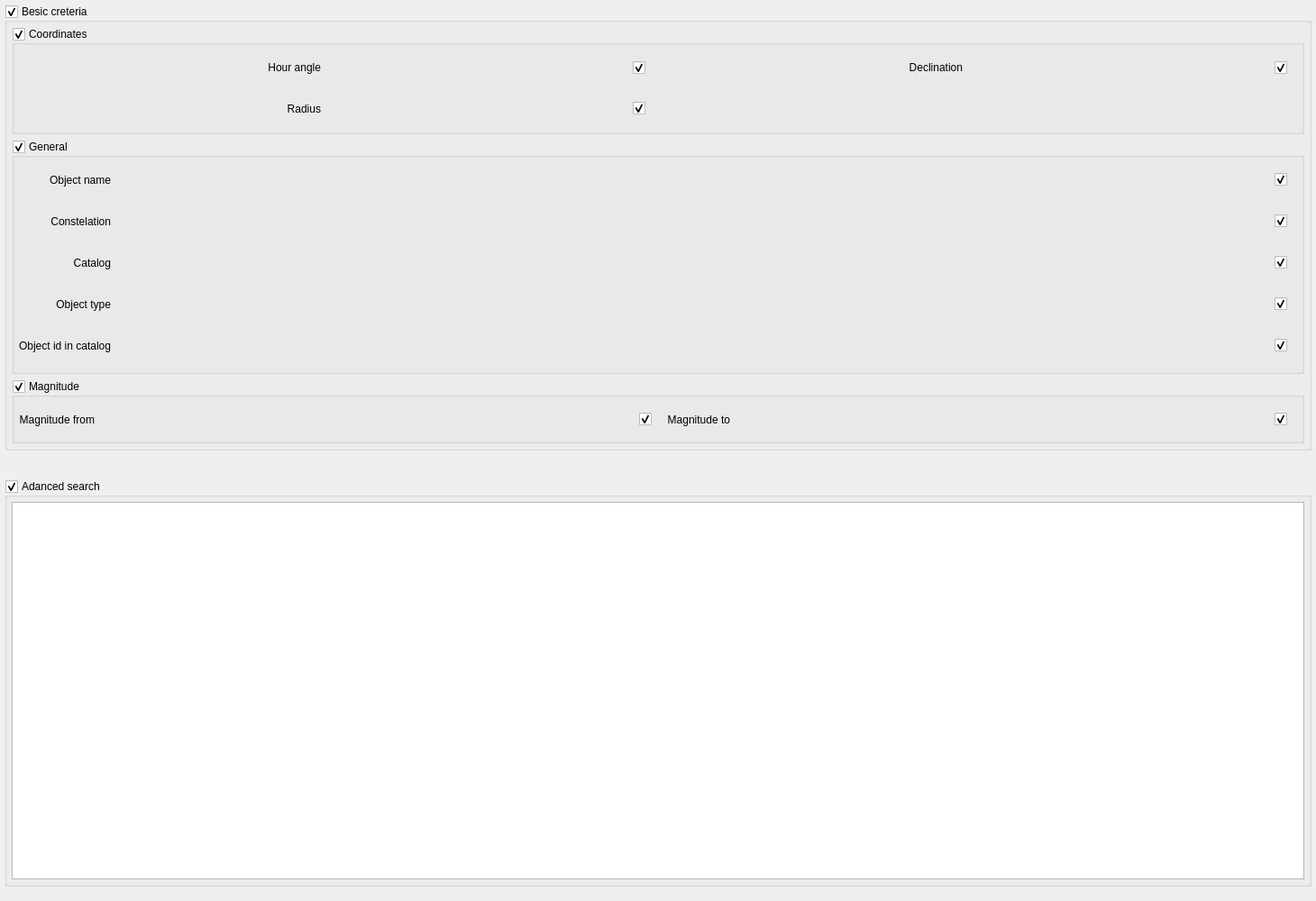
<?xml version="1.0" encoding="UTF-8"?>
<ui version="4.0">
 <class>tlinsWAstroDatabaseSearch3</class>
 <widget class="QWidget" name="tlinsWAstroDatabaseSearch3">
  <property name="geometry">
   <rect>
    <x>0</x>
    <y>0</y>
    <width>1460</width>
    <height>1000</height>
   </rect>
  </property>
  <property name="sizePolicy">
   <sizepolicy hsizetype="Expanding" vsizetype="Preferred">
    <horstretch>0</horstretch>
    <verstretch>0</verstretch>
   </sizepolicy>
  </property>
  <property name="minimumSize">
   <size>
    <width>0</width>
    <height>1000</height>
   </size>
  </property>
  <property name="maximumSize">
   <size>
    <width>16777215</width>
    <height>16777215</height>
   </size>
  </property>
  <property name="windowTitle">
   <string>Form</string>
  </property>
  <layout class="QVBoxLayout" name="verticalLayout">
   <property name="spacing">
    <number>32</number>
   </property>
   <property name="leftMargin">
    <number>5</number>
   </property>
   <property name="topMargin">
    <number>5</number>
   </property>
   <property name="rightMargin">
    <number>5</number>
   </property>
   <property name="bottomMargin">
    <number>16</number>
   </property>
   <item>
    <widget class="QGroupBox" name="gbBasic">
     <property name="sizePolicy">
      <sizepolicy hsizetype="Preferred" vsizetype="Minimum">
       <horstretch>0</horstretch>
       <verstretch>0</verstretch>
      </sizepolicy>
     </property>
     <property name="minimumSize">
      <size>
       <width>200</width>
       <height>200</height>
      </size>
     </property>
     <property name="maximumSize">
      <size>
       <width>16777215</width>
       <height>16777215</height>
      </size>
     </property>
     <property name="font">
      <font>
       <weight>50</weight>
       <italic>false</italic>
       <bold>false</bold>
      </font>
     </property>
     <property name="title">
      <string>Besic creteria</string>
     </property>
     <property name="checkable">
      <bool>true</bool>
     </property>
     <layout class="QFormLayout" name="formLayout">
      <property name="leftMargin">
       <number>5</number>
      </property>
      <property name="topMargin">
       <number>5</number>
      </property>
      <property name="rightMargin">
       <number>5</number>
      </property>
      <property name="bottomMargin">
       <number>5</number>
      </property>
      <item row="0" column="0" colspan="2">
       <widget class="QGroupBox" name="gbCoordinate">
        <property name="sizePolicy">
         <sizepolicy hsizetype="Expanding" vsizetype="Preferred">
          <horstretch>0</horstretch>
          <verstretch>240</verstretch>
         </sizepolicy>
        </property>
        <property name="minimumSize">
         <size>
          <width>0</width>
          <height>0</height>
         </size>
        </property>
        <property name="maximumSize">
         <size>
          <width>16777215</width>
          <height>16777215</height>
         </size>
        </property>
        <property name="title">
         <string>Coordinates</string>
        </property>
        <property name="checkable">
         <bool>true</bool>
        </property>
        <layout class="QGridLayout" name="gridLayout">
         <property name="leftMargin">
          <number>5</number>
         </property>
         <property name="topMargin">
          <number>5</number>
         </property>
         <property name="rightMargin">
          <number>5</number>
         </property>
         <property name="bottomMargin">
          <number>5</number>
         </property>
         <item row="0" column="6">
          <widget class="QCheckBox" name="useDc">
           <property name="sizePolicy">
            <sizepolicy hsizetype="Expanding" vsizetype="Expanding">
             <horstretch>0</horstretch>
             <verstretch>0</verstretch>
            </sizepolicy>
           </property>
           <property name="minimumSize">
            <size>
             <width>0</width>
             <height>40</height>
            </size>
           </property>
           <property name="maximumSize">
            <size>
             <width>25</width>
             <height>16777215</height>
            </size>
           </property>
           <property name="inputMethodHints">
            <set>Qt::ImhDate</set>
           </property>
           <property name="text">
            <string/>
           </property>
           <property name="checked">
            <bool>true</bool>
           </property>
          </widget>
         </item>
         <item row="0" column="5">
          <widget class="tlinsWCoordinateDeclination" name="dc" native="true">
           <property name="sizePolicy">
            <sizepolicy hsizetype="Expanding" vsizetype="Expanding">
             <horstretch>0</horstretch>
             <verstretch>0</verstretch>
            </sizepolicy>
           </property>
           <property name="minimumSize">
            <size>
             <width>0</width>
             <height>40</height>
            </size>
           </property>
           <property name="maximumSize">
            <size>
             <width>16777215</width>
             <height>16777215</height>
            </size>
           </property>
          </widget>
         </item>
         <item row="0" column="1">
          <widget class="tlinsWCoordinateHourAngle" name="ra" native="true">
           <property name="sizePolicy">
            <sizepolicy hsizetype="Expanding" vsizetype="Expanding">
             <horstretch>0</horstretch>
             <verstretch>0</verstretch>
            </sizepolicy>
           </property>
           <property name="minimumSize">
            <size>
             <width>0</width>
             <height>40</height>
            </size>
           </property>
           <property name="maximumSize">
            <size>
             <width>16777215</width>
             <height>16777215</height>
            </size>
           </property>
          </widget>
         </item>
         <item row="2" column="0">
          <widget class="QLabel" name="label_3">
           <property name="sizePolicy">
            <sizepolicy hsizetype="Expanding" vsizetype="Minimum">
             <horstretch>0</horstretch>
             <verstretch>0</verstretch>
            </sizepolicy>
           </property>
           <property name="minimumSize">
            <size>
             <width>0</width>
             <height>40</height>
            </size>
           </property>
           <property name="text">
            <string>Radius</string>
           </property>
           <property name="alignment">
            <set>Qt::AlignRight|Qt::AlignTrailing|Qt::AlignVCenter</set>
           </property>
          </widget>
         </item>
         <item row="2" column="1">
          <widget class="tlinsWCoordinateDegris" name="deg" native="true">
           <property name="sizePolicy">
            <sizepolicy hsizetype="Expanding" vsizetype="Expanding">
             <horstretch>0</horstretch>
             <verstretch>0</verstretch>
            </sizepolicy>
           </property>
           <property name="minimumSize">
            <size>
             <width>0</width>
             <height>40</height>
            </size>
           </property>
           <property name="maximumSize">
            <size>
             <width>16777215</width>
             <height>16777215</height>
            </size>
           </property>
          </widget>
         </item>
         <item row="0" column="0">
          <widget class="QLabel" name="label_2">
           <property name="sizePolicy">
            <sizepolicy hsizetype="Expanding" vsizetype="Minimum">
             <horstretch>0</horstretch>
             <verstretch>0</verstretch>
            </sizepolicy>
           </property>
           <property name="minimumSize">
            <size>
             <width>0</width>
             <height>40</height>
            </size>
           </property>
           <property name="text">
            <string>Hour angle</string>
           </property>
           <property name="alignment">
            <set>Qt::AlignRight|Qt::AlignTrailing|Qt::AlignVCenter</set>
           </property>
          </widget>
         </item>
         <item row="2" column="3">
          <widget class="QCheckBox" name="useRadius">
           <property name="sizePolicy">
            <sizepolicy hsizetype="Expanding" vsizetype="Expanding">
             <horstretch>0</horstretch>
             <verstretch>0</verstretch>
            </sizepolicy>
           </property>
           <property name="minimumSize">
            <size>
             <width>0</width>
             <height>35</height>
            </size>
           </property>
           <property name="maximumSize">
            <size>
             <width>25</width>
             <height>35</height>
            </size>
           </property>
           <property name="text">
            <string/>
           </property>
           <property name="checked">
            <bool>true</bool>
           </property>
          </widget>
         </item>
         <item row="0" column="4">
          <widget class="QLabel" name="label_10">
           <property name="sizePolicy">
            <sizepolicy hsizetype="Expanding" vsizetype="Minimum">
             <horstretch>0</horstretch>
             <verstretch>0</verstretch>
            </sizepolicy>
           </property>
           <property name="minimumSize">
            <size>
             <width>0</width>
             <height>40</height>
            </size>
           </property>
           <property name="text">
            <string>Declination</string>
           </property>
           <property name="alignment">
            <set>Qt::AlignRight|Qt::AlignTrailing|Qt::AlignVCenter</set>
           </property>
          </widget>
         </item>
         <item row="0" column="3">
          <widget class="QCheckBox" name="useRa">
           <property name="sizePolicy">
            <sizepolicy hsizetype="Expanding" vsizetype="Expanding">
             <horstretch>0</horstretch>
             <verstretch>0</verstretch>
            </sizepolicy>
           </property>
           <property name="minimumSize">
            <size>
             <width>0</width>
             <height>40</height>
            </size>
           </property>
           <property name="maximumSize">
            <size>
             <width>25</width>
             <height>16777215</height>
            </size>
           </property>
           <property name="text">
            <string/>
           </property>
           <property name="checked">
            <bool>true</bool>
           </property>
          </widget>
         </item>
        </layout>
       </widget>
      </item>
      <item row="1" column="0" colspan="2">
       <widget class="QGroupBox" name="gbGeneral">
        <property name="sizePolicy">
         <sizepolicy hsizetype="Expanding" vsizetype="Preferred">
          <horstretch>0</horstretch>
          <verstretch>0</verstretch>
         </sizepolicy>
        </property>
        <property name="minimumSize">
         <size>
          <width>0</width>
          <height>0</height>
         </size>
        </property>
        <property name="maximumSize">
         <size>
          <width>16777215</width>
          <height>16777215</height>
         </size>
        </property>
        <property name="title">
         <string>General</string>
        </property>
        <property name="checkable">
         <bool>true</bool>
        </property>
        <layout class="QGridLayout" name="gridLayout_3">
         <property name="leftMargin">
          <number>5</number>
         </property>
         <property name="topMargin">
          <number>5</number>
         </property>
         <property name="rightMargin">
          <number>5</number>
         </property>
         <property name="bottomMargin">
          <number>8</number>
         </property>
         <item row="0" column="2">
          <widget class="QCheckBox" name="useObjectName">
           <property name="sizePolicy">
            <sizepolicy hsizetype="Preferred" vsizetype="Preferred">
             <horstretch>0</horstretch>
             <verstretch>0</verstretch>
            </sizepolicy>
           </property>
           <property name="minimumSize">
            <size>
             <width>25</width>
             <height>25</height>
            </size>
           </property>
           <property name="maximumSize">
            <size>
             <width>25</width>
             <height>25</height>
            </size>
           </property>
           <property name="text">
            <string/>
           </property>
           <property name="checked">
            <bool>true</bool>
           </property>
          </widget>
         </item>
         <item row="8" column="0">
          <widget class="QLabel" name="label">
           <property name="sizePolicy">
            <sizepolicy hsizetype="Preferred" vsizetype="Minimum">
             <horstretch>0</horstretch>
             <verstretch>0</verstretch>
            </sizepolicy>
           </property>
           <property name="minimumSize">
            <size>
             <width>0</width>
             <height>40</height>
            </size>
           </property>
           <property name="maximumSize">
            <size>
             <width>16777215</width>
             <height>40</height>
            </size>
           </property>
           <property name="text">
            <string>Object id in catalog</string>
           </property>
           <property name="alignment">
            <set>Qt::AlignRight|Qt::AlignTrailing|Qt::AlignVCenter</set>
           </property>
          </widget>
         </item>
         <item row="6" column="0">
          <widget class="QLabel" name="label_7">
           <property name="text">
            <string>Catalog</string>
           </property>
           <property name="alignment">
            <set>Qt::AlignRight|Qt::AlignTrailing|Qt::AlignVCenter</set>
           </property>
          </widget>
         </item>
         <item row="8" column="1">
          <widget class="tlinsWCatalogObjectType" name="objCatalogObjectId" native="true">
           <property name="sizePolicy">
            <sizepolicy hsizetype="Preferred" vsizetype="Minimum">
             <horstretch>0</horstretch>
             <verstretch>0</verstretch>
            </sizepolicy>
           </property>
           <property name="minimumSize">
            <size>
             <width>0</width>
             <height>40</height>
            </size>
           </property>
           <property name="maximumSize">
            <size>
             <width>16777215</width>
             <height>40</height>
            </size>
           </property>
          </widget>
         </item>
         <item row="0" column="1">
          <widget class="tlinsWObjectName" name="objName" native="true">
           <property name="sizePolicy">
            <sizepolicy hsizetype="Expanding" vsizetype="Minimum">
             <horstretch>0</horstretch>
             <verstretch>0</verstretch>
            </sizepolicy>
           </property>
           <property name="minimumSize">
            <size>
             <width>0</width>
             <height>40</height>
            </size>
           </property>
           <property name="maximumSize">
            <size>
             <width>16777215</width>
             <height>16777215</height>
            </size>
           </property>
          </widget>
         </item>
         <item row="2" column="2">
          <widget class="QCheckBox" name="useObjectConstelation">
           <property name="sizePolicy">
            <sizepolicy hsizetype="Preferred" vsizetype="Preferred">
             <horstretch>0</horstretch>
             <verstretch>0</verstretch>
            </sizepolicy>
           </property>
           <property name="minimumSize">
            <size>
             <width>25</width>
             <height>25</height>
            </size>
           </property>
           <property name="maximumSize">
            <size>
             <width>25</width>
             <height>25</height>
            </size>
           </property>
           <property name="text">
            <string/>
           </property>
           <property name="checked">
            <bool>true</bool>
           </property>
          </widget>
         </item>
         <item row="0" column="0">
          <widget class="QLabel" name="label_4">
           <property name="text">
            <string>Object name</string>
           </property>
           <property name="alignment">
            <set>Qt::AlignRight|Qt::AlignTrailing|Qt::AlignVCenter</set>
           </property>
          </widget>
         </item>
         <item row="8" column="2">
          <widget class="QCheckBox" name="useObjectIdInCatalog">
           <property name="sizePolicy">
            <sizepolicy hsizetype="Preferred" vsizetype="Preferred">
             <horstretch>0</horstretch>
             <verstretch>0</verstretch>
            </sizepolicy>
           </property>
           <property name="minimumSize">
            <size>
             <width>25</width>
             <height>25</height>
            </size>
           </property>
           <property name="maximumSize">
            <size>
             <width>25</width>
             <height>25</height>
            </size>
           </property>
           <property name="text">
            <string/>
           </property>
           <property name="checked">
            <bool>true</bool>
           </property>
          </widget>
         </item>
         <item row="6" column="1">
          <widget class="tlinsWAstroCatalog" name="objCatalog" native="true">
           <property name="sizePolicy">
            <sizepolicy hsizetype="Preferred" vsizetype="Minimum">
             <horstretch>0</horstretch>
             <verstretch>0</verstretch>
            </sizepolicy>
           </property>
           <property name="minimumSize">
            <size>
             <width>0</width>
             <height>40</height>
            </size>
           </property>
           <property name="maximumSize">
            <size>
             <width>16777215</width>
             <height>16777215</height>
            </size>
           </property>
          </widget>
         </item>
         <item row="2" column="0">
          <widget class="QLabel" name="label_5">
           <property name="text">
            <string>Constelation</string>
           </property>
           <property name="alignment">
            <set>Qt::AlignRight|Qt::AlignTrailing|Qt::AlignVCenter</set>
           </property>
          </widget>
         </item>
         <item row="2" column="1">
          <widget class="tlinsWConstelation" name="objConstelation" native="true">
           <property name="sizePolicy">
            <sizepolicy hsizetype="Expanding" vsizetype="Minimum">
             <horstretch>0</horstretch>
             <verstretch>0</verstretch>
            </sizepolicy>
           </property>
           <property name="minimumSize">
            <size>
             <width>0</width>
             <height>40</height>
            </size>
           </property>
           <property name="maximumSize">
            <size>
             <width>16777215</width>
             <height>16777215</height>
            </size>
           </property>
          </widget>
         </item>
         <item row="6" column="2">
          <widget class="QCheckBox" name="useObjectCatalog">
           <property name="sizePolicy">
            <sizepolicy hsizetype="Preferred" vsizetype="Preferred">
             <horstretch>0</horstretch>
             <verstretch>0</verstretch>
            </sizepolicy>
           </property>
           <property name="minimumSize">
            <size>
             <width>25</width>
             <height>25</height>
            </size>
           </property>
           <property name="maximumSize">
            <size>
             <width>25</width>
             <height>25</height>
            </size>
           </property>
           <property name="text">
            <string/>
           </property>
           <property name="checked">
            <bool>true</bool>
           </property>
          </widget>
         </item>
         <item row="7" column="0">
          <widget class="QLabel" name="label_6">
           <property name="text">
            <string>Object type</string>
           </property>
           <property name="alignment">
            <set>Qt::AlignRight|Qt::AlignTrailing|Qt::AlignVCenter</set>
           </property>
          </widget>
         </item>
         <item row="7" column="1">
          <widget class="tlinsWAstroObjectType" name="objType" native="true">
           <property name="sizePolicy">
            <sizepolicy hsizetype="Preferred" vsizetype="Minimum">
             <horstretch>0</horstretch>
             <verstretch>0</verstretch>
            </sizepolicy>
           </property>
           <property name="minimumSize">
            <size>
             <width>0</width>
             <height>40</height>
            </size>
           </property>
           <property name="maximumSize">
            <size>
             <width>16777215</width>
             <height>16777215</height>
            </size>
           </property>
          </widget>
         </item>
         <item row="7" column="2">
          <widget class="QCheckBox" name="useObjectType">
           <property name="sizePolicy">
            <sizepolicy hsizetype="Preferred" vsizetype="Preferred">
             <horstretch>0</horstretch>
             <verstretch>0</verstretch>
            </sizepolicy>
           </property>
           <property name="minimumSize">
            <size>
             <width>25</width>
             <height>25</height>
            </size>
           </property>
           <property name="maximumSize">
            <size>
             <width>25</width>
             <height>25</height>
            </size>
           </property>
           <property name="text">
            <string/>
           </property>
           <property name="checked">
            <bool>true</bool>
           </property>
          </widget>
         </item>
        </layout>
       </widget>
      </item>
      <item row="2" column="0" colspan="2">
       <widget class="QGroupBox" name="gbMagnitude">
        <property name="sizePolicy">
         <sizepolicy hsizetype="Expanding" vsizetype="Preferred">
          <horstretch>0</horstretch>
          <verstretch>0</verstretch>
         </sizepolicy>
        </property>
        <property name="minimumSize">
         <size>
          <width>0</width>
          <height>0</height>
         </size>
        </property>
        <property name="maximumSize">
         <size>
          <width>16777215</width>
          <height>16777215</height>
         </size>
        </property>
        <property name="font">
         <font>
          <weight>50</weight>
          <italic>false</italic>
          <bold>false</bold>
         </font>
        </property>
        <property name="title">
         <string>Magnitude</string>
        </property>
        <property name="checkable">
         <bool>true</bool>
        </property>
        <layout class="QGridLayout" name="gridLayout_2">
         <property name="leftMargin">
          <number>5</number>
         </property>
         <property name="topMargin">
          <number>5</number>
         </property>
         <property name="rightMargin">
          <number>5</number>
         </property>
         <property name="bottomMargin">
          <number>3</number>
         </property>
         <item row="0" column="2">
          <widget class="QCheckBox" name="useMagnitudeFrom">
           <property name="sizePolicy">
            <sizepolicy hsizetype="Preferred" vsizetype="Preferred">
             <horstretch>0</horstretch>
             <verstretch>0</verstretch>
            </sizepolicy>
           </property>
           <property name="minimumSize">
            <size>
             <width>25</width>
             <height>25</height>
            </size>
           </property>
           <property name="maximumSize">
            <size>
             <width>25</width>
             <height>25</height>
            </size>
           </property>
           <property name="text">
            <string/>
           </property>
           <property name="checked">
            <bool>true</bool>
           </property>
          </widget>
         </item>
         <item row="0" column="4">
          <widget class="tlinsWDecimalValue" name="magnitudeTo" native="true">
           <property name="sizePolicy">
            <sizepolicy hsizetype="Expanding" vsizetype="Expanding">
             <horstretch>0</horstretch>
             <verstretch>0</verstretch>
            </sizepolicy>
           </property>
           <property name="minimumSize">
            <size>
             <width>0</width>
             <height>40</height>
            </size>
           </property>
           <property name="maximumSize">
            <size>
             <width>16777215</width>
             <height>16777215</height>
            </size>
           </property>
          </widget>
         </item>
         <item row="0" column="0">
          <widget class="QLabel" name="label_11">
           <property name="text">
            <string>Magnitude from</string>
           </property>
           <property name="alignment">
            <set>Qt::AlignRight|Qt::AlignTrailing|Qt::AlignVCenter</set>
           </property>
          </widget>
         </item>
         <item row="0" column="1">
          <widget class="tlinsWDecimalValue" name="magnitudeFrom" native="true">
           <property name="sizePolicy">
            <sizepolicy hsizetype="Expanding" vsizetype="Expanding">
             <horstretch>0</horstretch>
             <verstretch>0</verstretch>
            </sizepolicy>
           </property>
           <property name="minimumSize">
            <size>
             <width>0</width>
             <height>40</height>
            </size>
           </property>
           <property name="maximumSize">
            <size>
             <width>16777215</width>
             <height>16777215</height>
            </size>
           </property>
          </widget>
         </item>
         <item row="0" column="5">
          <widget class="QCheckBox" name="useMagnitudeTo">
           <property name="sizePolicy">
            <sizepolicy hsizetype="Preferred" vsizetype="Preferred">
             <horstretch>0</horstretch>
             <verstretch>0</verstretch>
            </sizepolicy>
           </property>
           <property name="minimumSize">
            <size>
             <width>25</width>
             <height>25</height>
            </size>
           </property>
           <property name="maximumSize">
            <size>
             <width>25</width>
             <height>25</height>
            </size>
           </property>
           <property name="text">
            <string/>
           </property>
           <property name="checked">
            <bool>true</bool>
           </property>
          </widget>
         </item>
         <item row="0" column="3">
          <widget class="QLabel" name="label_12">
           <property name="text">
            <string>Magnitude to</string>
           </property>
           <property name="alignment">
            <set>Qt::AlignRight|Qt::AlignTrailing|Qt::AlignVCenter</set>
           </property>
          </widget>
         </item>
        </layout>
       </widget>
      </item>
     </layout>
    </widget>
   </item>
   <item>
    <widget class="QGroupBox" name="sqlAdanced">
     <property name="sizePolicy">
      <sizepolicy hsizetype="Expanding" vsizetype="Expanding">
       <horstretch>0</horstretch>
       <verstretch>0</verstretch>
      </sizepolicy>
     </property>
     <property name="minimumSize">
      <size>
       <width>0</width>
       <height>120</height>
      </size>
     </property>
     <property name="maximumSize">
      <size>
       <width>16777215</width>
       <height>16777215</height>
      </size>
     </property>
     <property name="title">
      <string>Adanced search</string>
     </property>
     <property name="checkable">
      <bool>true</bool>
     </property>
     <layout class="QGridLayout" name="gridLayout_9">
      <property name="leftMargin">
       <number>5</number>
      </property>
      <property name="topMargin">
       <number>5</number>
      </property>
      <property name="rightMargin">
       <number>5</number>
      </property>
      <property name="bottomMargin">
       <number>5</number>
      </property>
      <item row="0" column="0">
       <widget class="QTextEdit" name="sqlText">
        <property name="sizePolicy">
         <sizepolicy hsizetype="Expanding" vsizetype="Expanding">
          <horstretch>0</horstretch>
          <verstretch>0</verstretch>
         </sizepolicy>
        </property>
       </widget>
      </item>
     </layout>
    </widget>
   </item>
  </layout>
 </widget>
 <customwidgets>
  <customwidget>
   <class>tlinsWDecimalValue</class>
   <extends>QWidget</extends>
   <header location="global">tlinswdecimalvalue.h</header>
   <container>1</container>
  </customwidget>
  <customwidget>
   <class>tlinsWCoordinateDeclination</class>
   <extends>QWidget</extends>
   <header>tlinswcoordinatedeclination.h</header>
   <container>1</container>
  </customwidget>
  <customwidget>
   <class>tlinsWCoordinateHourAngle</class>
   <extends>QWidget</extends>
   <header>tlinswcoordinatehourangle.h</header>
   <container>1</container>
  </customwidget>
  <customwidget>
   <class>tlinsWAstroCatalog</class>
   <extends>QWidget</extends>
   <header location="global">tlinswastrocatalog.h</header>
   <container>1</container>
  </customwidget>
  <customwidget>
   <class>tlinsWAstroObjectType</class>
   <extends>QWidget</extends>
   <header>tlinswastroobjecttype.h</header>
   <container>1</container>
  </customwidget>
  <customwidget>
   <class>tlinsWObjectName</class>
   <extends>QWidget</extends>
   <header>tlinswobjectname.h</header>
   <container>1</container>
  </customwidget>
  <customwidget>
   <class>tlinsWConstelation</class>
   <extends>QWidget</extends>
   <header>tlinswconstelation.h</header>
   <container>1</container>
  </customwidget>
  <customwidget>
   <class>tlinsWCoordinateDegris</class>
   <extends>QWidget</extends>
   <header>tlinswcoordinatedegris.h</header>
   <container>1</container>
  </customwidget>
  <customwidget>
   <class>tlinsWCatalogObjectType</class>
   <extends>QWidget</extends>
   <header>tlinswcatalogobjecttype.h</header>
   <container>1</container>
  </customwidget>
 </customwidgets>
 <resources/>
 <connections/>
</ui>
